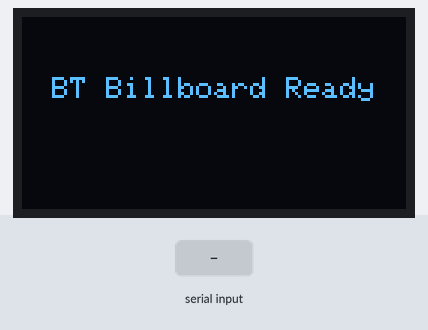
Bench run of a program on a simulated Arduino Nano, built with avr-gcc and run on an emulated ATmega328P. Parts: 128×64 one-colour display. The test bench sets the inputs (shaded band). What the program prints to the serial monitor is not drawn.

Above: at 1.2 s.
1.3 s: "1\n" received over the second serial link
At 2.4 s:
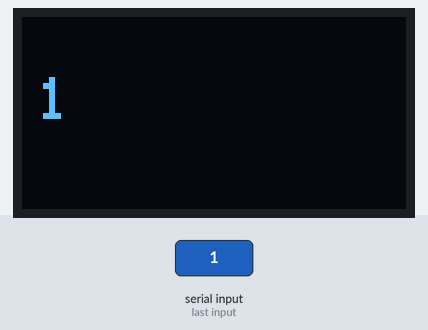
2.8 s: "0\n" received over the second serial link
At 3.5 s:
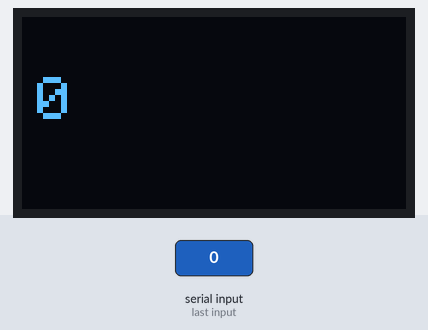
4.3 s: "2\n" received over the second serial link
At 4.7 s:
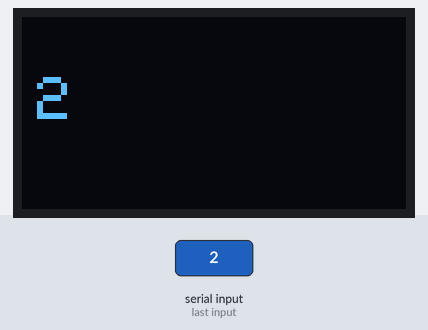
Timing chart, 0 to 7.3 s (numbered marks = the images above; inputs shaded):
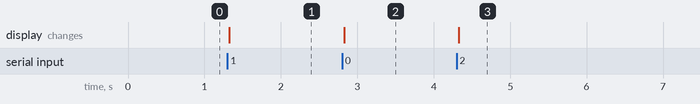

The program:

main.cpp
```cpp
//Kindly read the .me file before you are going to excute
//download all library files stated with  "#include<>" files
#include <Wire.h>
#include <Adafruit_GFX.h>
#include <Adafruit_SSD1306.h>
#include <SoftwareSerial.h>

#define SCREEN_WIDTH 128
#define SCREEN_HEIGHT 64

// I2C Address of OLED
#define OLED_ADDR 0x3C

// Create OLED display object
Adafruit_SSD1306 display(SCREEN_WIDTH, SCREEN_HEIGHT, &Wire, -1);

// Define SoftwareSerial for HC-05 (Use different pins than D0 & D1)
SoftwareSerial BTSerial(2, 3); // RX, TX

void setup() {
    Serial.begin(115200);   // Debugging Serial Monitor
    BTSerial.begin(9600);   // HC-05 Default Baud Rate

    // Initialize OLED Display
    if (!display.begin(SSD1306_SWITCHCAPVCC, OLED_ADDR)) {
        Serial.println(F("SSD1306 allocation failed"));
        for (;;);
    }

    // Show startup message
    display.clearDisplay();
    display.setTextSize(1);
    display.setTextColor(WHITE);
    display.setCursor(10, 20);
    display.println("BT Billboard Ready");
    display.display();
}

void loop() {
    if (BTSerial.available()) {
        String receivedText = BTSerial.readStringUntil('\n'); // Read from HC-05

        Serial.println("Received: " + receivedText); // Debug output

        // Display message on OLED
        display.clearDisplay();
        display.setTextSize(2);
        display.setCursor(5, 20);
        display.print(receivedText);
        display.display();
    }
}
//if you are facing any issues in excuteing the code dont hesitate to reach
//me at via mail pandudubala9666@gmail.com or www.kspelectronics.com mention my name pandudubala happy programmeing follow for more sstuff 
```

Measured:
- after the input at 1.3 s, the display: changes at once (image 1)
- after the input at 2.8 s, the display: changes at once (image 2)
- after the input at 4.3 s, the display: changes at once (image 3)
